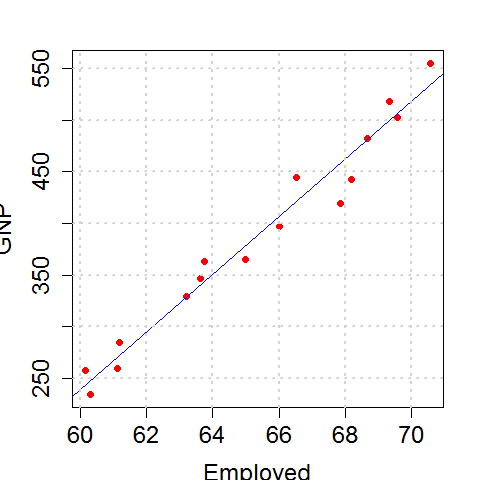

Generate this figure with R:
# In order to use the variable of the 'longley' data (available data set in R) directly use attach()
attach(longley)

# plotting 'Gross national Product' against the 'number of employed people' col=' ' specifies the color of the dots
# and pch specifies the dots
plot(Employed, GNP, col = "red", pch = 16)

# adding a least-square regression line to the plot; the function lm is used to calculate a linear model
abline(lm(GNP ~ Employed), col = "blue")

# using a grid ; specifying strength of grid with 'lwd= '
grid(lwd = 2) 
